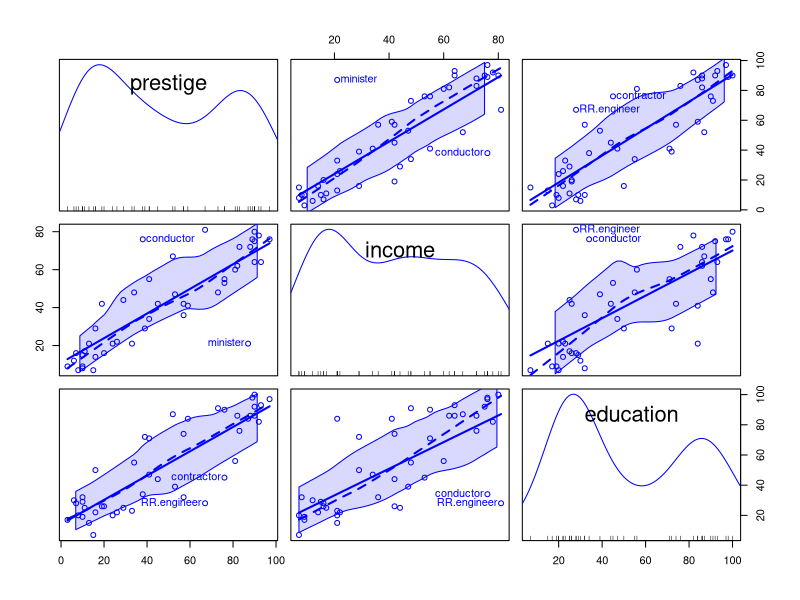
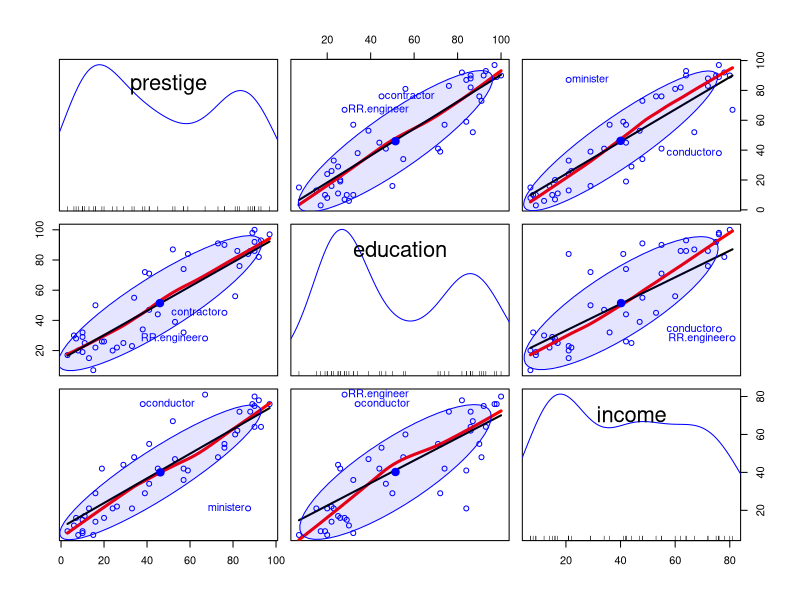
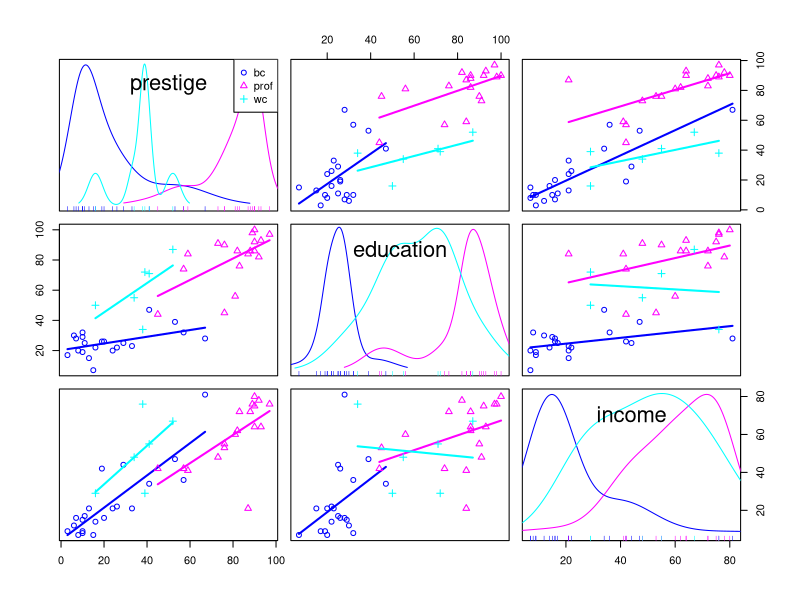
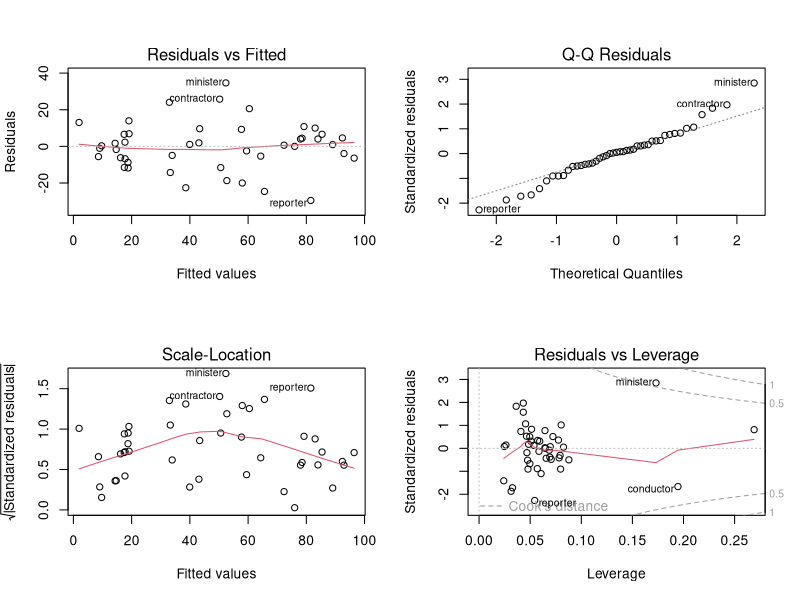
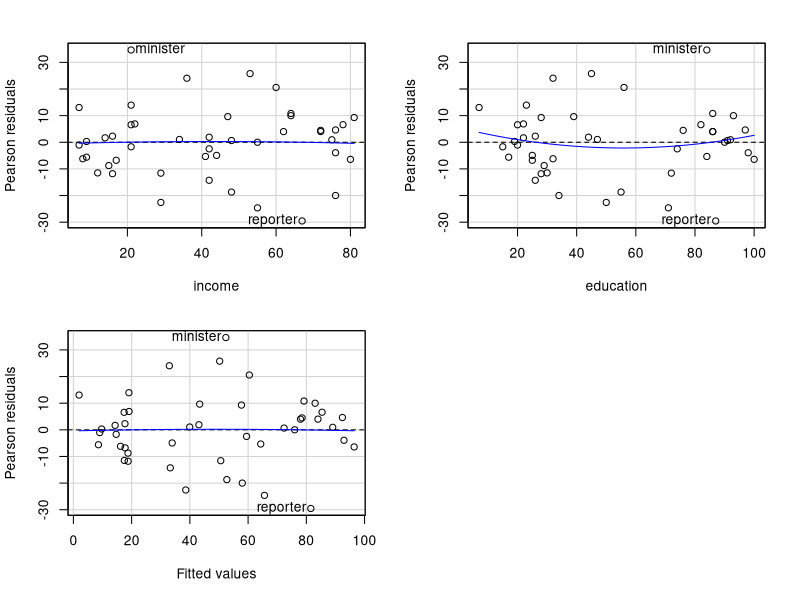
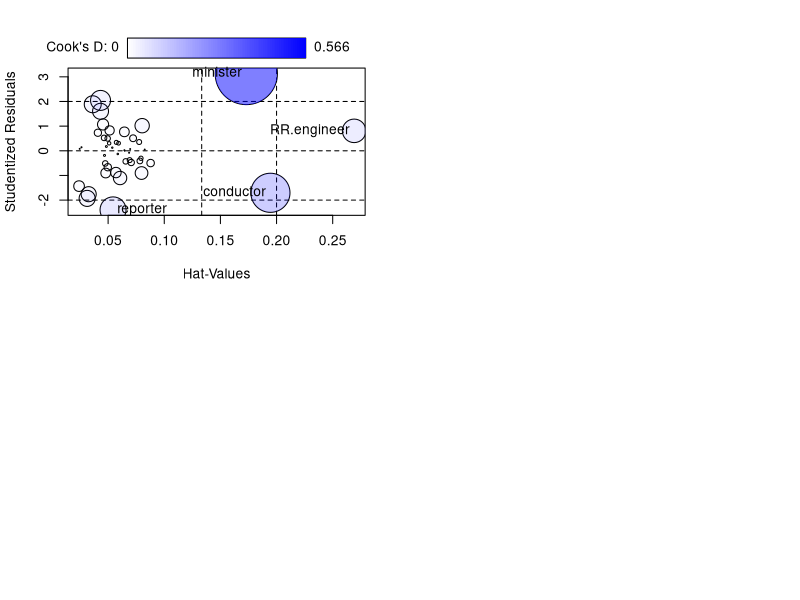
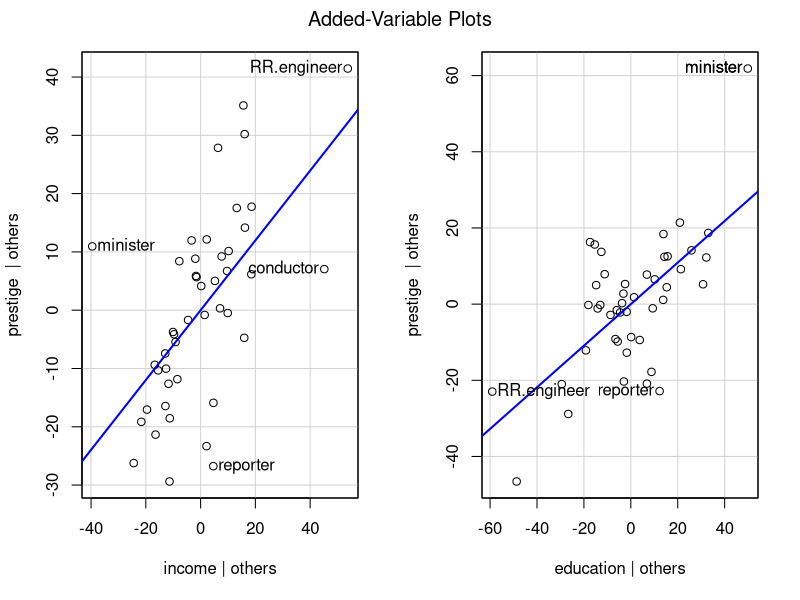
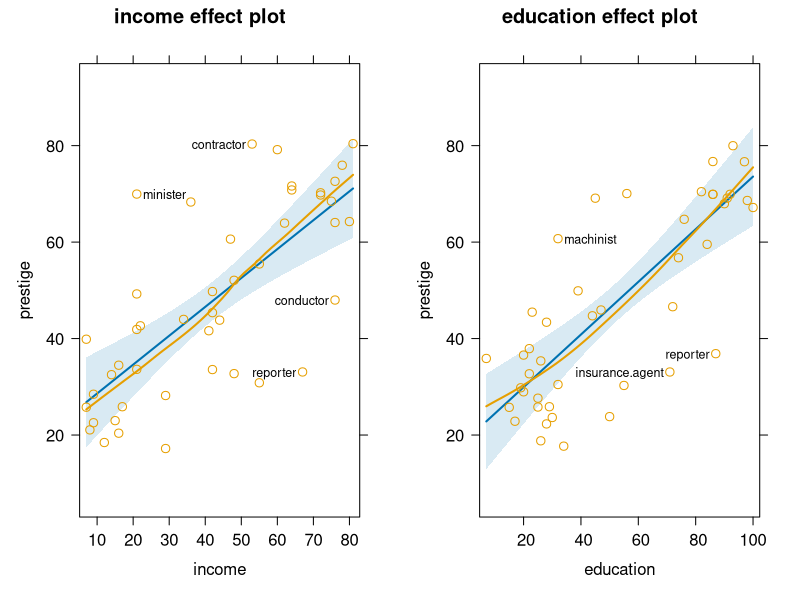

The R source for these figures, in order:
#' ---
#' title: 'Exercise: Visualizing Regression Models with R'
#' author: "Michael Friendly"
#' date: "1/20/2021"
#' output: 
#'   html_document:
#'     code_folding: "hide"
#' ---
#' 

#' 

#' 

#' 
#' # Introduction
#' 
#' The purpose of this exercise is to introduce you to some of the basics of:
#' 
#' * fitting linear models in R,
#' * data visualization for such models,
#' * regression diagnostics to judge the adequacy of the statistical methods.
#' 
#' To work through this exercise in R Studio, open a new R script (say, `vismlm-ex1.R`) in the editor and work from there,
#' following this document (in another window).  In this document, you are encouraged to try things yourself, 
#' but you can click <kbd>Code</kbd> / <kbd>Hide</kbd> for individual chunks. When code is shown, the icon at the upper left will copy it to the clipboard.
#' The script for this excercise is contained in 
#' [exercises/duncan-ex1.R](exercises/duncan-reg.R). 
#' 
#' ### Load packages
#' 
#' It is a good idea to start a script by loading the packages that will be used. We will use the
#' `car` and `effects` packages here.  Load them into your R workspace.
#' 
## ----loadpkgs, class.source = 'fold-show'------------------------------------------------------------------------------------
library(car)
library(effects)

#' 
#' 
#' ## Data
#' 
#' The data used here come from a study by O. D. Duncan (1961), on the relation between `prestige`
#' of occupations and the average `income` and `education` of those jobs. The variable
#' `type` classifies the occupations as: 
#' 
#' * blue collar (`bc`)
#' * white cholar (`wc`)
#' * professional (`prof`)
#' 
#' Here are just a few of the observations (using `car::some()`):
#' 
## ----Duncan, class.source = 'fold-show'--------------------------------------------------------------------------------------
data(Duncan, package="carData")
car::some(Duncan)

#' 
#' NB: This data set is similar in scope to the `carData::Prestige` data used in the lecture, but
#' the quantitative variables (`income`, `education`, `prestige`) here are scaled as percents---
#' percent of those in a given occupation with a given level of income, education or prestige.
#' 
#' 
#'   1. The data is in the `carData` package. Read it in with:
## ----read-duncan, eval=FALSE, class.source = 'fold-show'---------------------------------------------------------------------
## library(car)
## data(Duncan, package="carData")

#' 
#' ## Graphic overviews
#' 
#'   2. As always, it is useful to get an overview of the data by plotting.  We should look for indications that relationships are seriously nonlinear or other oddities. Use the `car::scatterplotMatrix()` function to produce a reasonable plot of `prestige`, `income` and `education`.
## ----spm, h=6, w=6, class.source = 'fold-show'-------------------------------------------------------------------------------
scatterplotMatrix(~prestige + income + education, data=Duncan, 
                  id=list(n=2))

#' 
#' There is something unusual about the marginal distributions of the three variables. What do you think is behind this?
#' 
#' The scatterplot matrix above can be made much more useful with some of the many options available.
#' Use `help(scatterplotMatrix)` (or `?scatterplotMatrix`) to see the options.
#' 
#' * My preferred version uses data ellipse (`ellipse = list(...)`) and suppresses the confidence band for the loess smoother (`smooth = list(spread=FALSE, ...)`). What can you do to approximate this?
#' 
## ----spm2, h=6, w=6----------------------------------------------------------------------------------------------------------
scatterplotMatrix(~ prestige + education + income, data=Duncan,
                  id = list(n=2),
                  regLine = list(method=lm, lty=1, lwd=2, col="black"),
                  smooth=list(smoother=loessLine, spread=FALSE,
                              lty.smooth=1, lwd.smooth=3, col.smooth="red"),
                  ellipse=list(levels=0.68, fill.alpha=0.1))


#' 
#' * We haven't used `type` of occupation in this analysis yet. Use `| type` in the model formula
#' to condition on occupation type.
#' 
## ----spm3, h=6, w=6----------------------------------------------------------------------------------------------------------
scatterplotMatrix(~ prestige + education + income | type ,
                  data=Duncan, smooth=FALSE)

#' 
#' 
#' ## Fitting models
#' 
#'   3.	Proceed to fit a model using both income and education as predictors.  What do you conclude from this? How would you interpret the coefficients in the model?
#' 
## ----duncan.mod, class.source = 'fold-show'----------------------------------------------------------------------------------
duncan.mod <- lm(prestige ~ income + education, data=Duncan)
summary(duncan.mod)

#' 
#' ### Plotting residuals
#' 
#'   4.	Examine the four plots produced by `plot(duncan.mod)`.  What do they indicate about possible problems with the model? 
#'   
## ----plot-duncan-mod, h=6, w=6-----------------------------------------------------------------------------------------------
par(mfrow = c(2,2))
plot(duncan.mod)

#' 
#'   5. Other plots of residuals from the `car` package are more useful and more flexible.  For well-behaved data they should all look unstructured, with no systematice patterns.  Try a few of the methods illustrated in the lecture.
#' 
## ----resid-plots-------------------------------------------------------------------------------------------------------------
residualPlots(duncan.mod, id=list(n=2))

#' 
#' 
#' <!-- These all look fairly OK.  The "Scale-Location" plot shown earlier does not -->
#' 
#' <!-- ```{r} -->
#' <!-- spreadLevelPlot(duncan.mod) -->
#' <!-- ``` -->
#' 
#' 
#' 
#' 
#'   6.	For today, we are interested mainly in whether there are any highly influential observations in the data --– those that could change the regression coefficients depending on whether they were included or omitted.  Probably the single most useful plot you can make is an “influence plot” that shows the residual and leverage, with bubbles proportional to a measure of total influence –-- Cook’s D statistic.
#' 
## ----inflplot----------------------------------------------------------------------------------------------------------------
influencePlot(duncan.mod, id=list(n=2))

#' 
#' In the plot above, which observation is most influential? Which observation has the greatest leverage?
#' 
#' ## Added-variable plots
#' 
#'   7. *added variable* plots	(aka: *partial residual* plots) are very useful, because they show the **unique** partial relationship of Y to each X, controlling (or adjusting) for all other predictors. In these plots "adjusting" means that `prestige | others` is actually the residual for `prestige` in the regression from the other variable.
#' 
#' The `{car}` function is `avPlots()`.  Try this.
#' 
## ----avplot, h=4, w=8--------------------------------------------------------------------------------------------------------
avPlots(duncan.mod, id=list(n=2))

#' 
#' Several observations stand out in both the influence plot and in the partial residual plots, and were identified in the plots by their labels (id.n= ).  Try to think why these might be unusual in terms of the context of this data.
#' 
#' ## Effect plots
#' 
#' Effect plots are similar in spirit to added variable plots, in that they attempt to show the relationship of
#' the outcome to a focal predictor with other predictors controlled.
#' They differ in that, for a given focal predictor (shown in the plot), all other predictors in the model
#' are averaged over by being set equal to their means (or medians).
#' 
#' In the `{effects}` package, `allEffects()` calculates the effect values for all predictors in the model;
#' `predictorEffects()` is similar. Try this.
#' 
#' 
## ----effplot, , h=4, w=8-----------------------------------------------------------------------------------------------------
mod.effects <- allEffects(duncan.mod, residuals=TRUE)
plot(mod.effects, id=list(n=4, col="black"))

#' 
#'   
